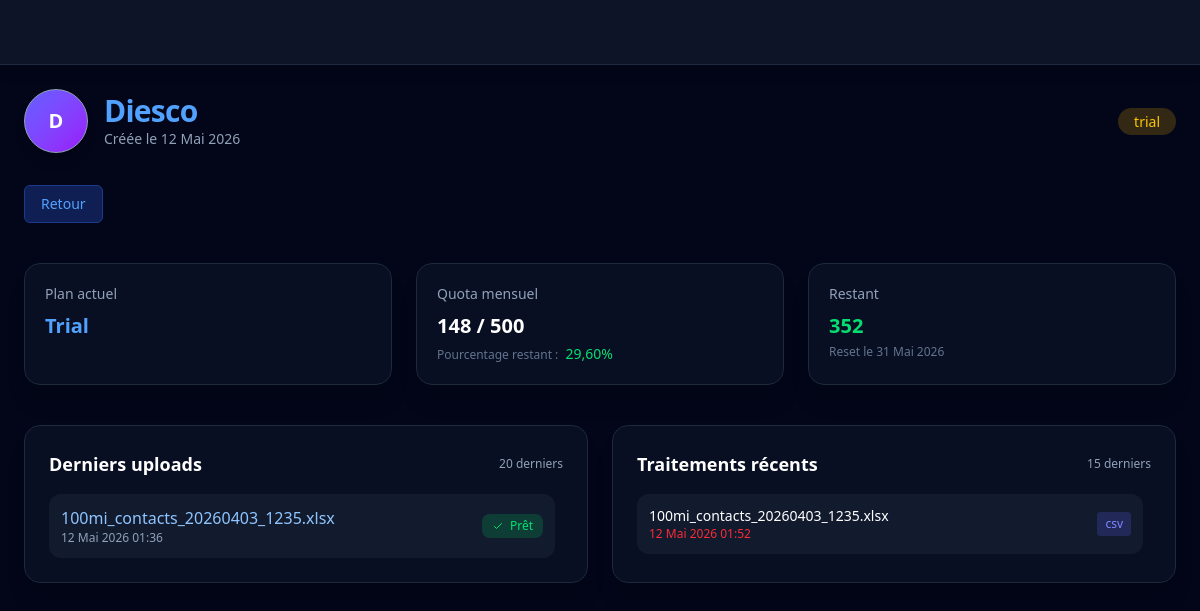
The page /dashboard/admin/company/5/ (signed in) on the database as committed earlier.
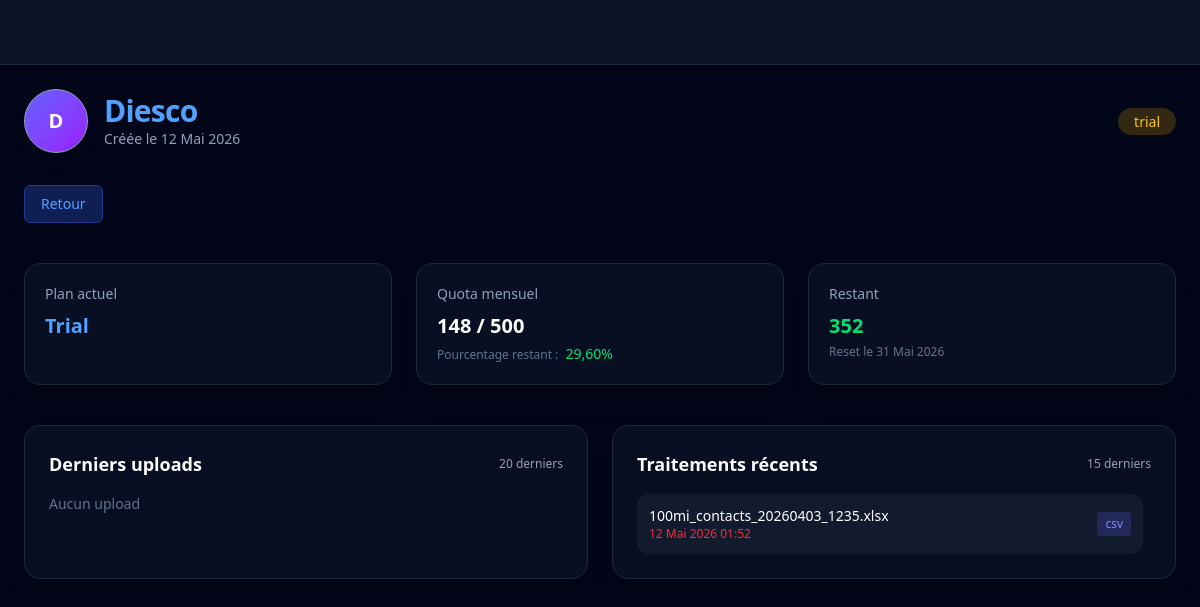
The same page on the database as committed later.
### apps/companies/models.py (models this page shows, shortened)
class UploadedFile(models.Model):
    STATUS_CHOICES = [
        ('pending', 'Attente'),
        ('processing', 'Traitement'),
        ('cleaning', 'Nettoyage'),
        ('filtering', 'Application'),
        ('ready', 'Prêt'),
        ('failed', 'Échec'),
        ('expired', 'Expiré'),
    ]
    company = models.ForeignKey(
        Company,
        on_delete=models.CASCADE,
        related_name='uploads'
    )
    file = models.FileField('Fichier', upload_to=company_upload_path)
    original_name = models.CharField('Nom original', max_length=255)
    status = models.CharField(
        'Statut',
        max_length=20,
        choices=STATUS_CHOICES,
        default='pending'
    )
    progress = models.IntegerField('Progression %', default=0)
    columns_detected = models.JSONField('Colonnes détectées', default=list)
    column_mapping = models.JSONField('Mapping colonnes', default=dict)
    filters_config = models.JSONField('Config filtres', default=dict)
    scoring_config = models.JSONField('Config scoring', default=dict)
    result_file = models.FileField(
        'Fichier résultat',
        upload_to=company_result_path,
        null=True,
        blank=True
    )
    rows_original = models.IntegerField('Lignes originales', default=0)
    rows_after_filter = models.IntegerField('Lignes après filtre', default=0)
    rows_valid_phones = models.IntegerField('Numéros valides', default=0)
    created_at = models.DateTimeField(auto_now_add=True)
    expires_at = models.DateTimeField()
    celery_task_id = models.CharField(max_length=255, null=True, blank=True)
    error_message = models.TextField('Message d\'erreur', blank=True)
    class Meta:
        verbose_name = 'Fichier uploadé'
        verbose_name_plural = 'Fichiers uploadés'

class ProcessingHistory(models.Model):
    company = models.ForeignKey(
        Company,
        on_delete=models.CASCADE,
        related_name='processings'
    )
    original_filename = models.CharField('Fichier original', max_length=255)
    rows_original = models.IntegerField('Lignes originales', default=0)
    rows_after_filter = models.IntegerField('Lignes après filtre', default=0)
    rows_valid_phones = models.IntegerField('Numéros valides', default=0)
    filters_applied = models.JSONField('Filtres appliqués', default=dict)
    created_at = models.DateTimeField(auto_now_add=True)
    expires_at = models.DateTimeField()
    export_file = models.FileField(
        'Fichier export',
        upload_to=company_export_path,
        null=True,
        blank=True
    )
    export_format = models.CharField('Format export', max_length=10, null=True, blank=True)
    upload = models.OneToOneField(
        UploadedFile,
        on_delete=models.CASCADE,
        related_name='processing_history',
        null=True,
        blank=True
    )
    class Meta:
        verbose_name = 'Historique traitement'
        verbose_name_plural = 'Historiques traitements'

### apps/dashboard/views.py (the view)
# urls.py: path('admin/company/<int:company_id>/', views.company_detail, name='company_detail'),
@login_required
@admin_required
def company_detail(request, company_id):
    company = get_object_or_404(Company, pk=company_id)
    uploads = company.uploads.select_related().order_by('-created_at')[:20]
    processings = company.processings.select_related().order_by('-created_at')[:15]
    pourcent_quota_left = min(100, (company.contacts_used_this_month / company.monthly_quota * 100) if company.monthly_quota else 0)
    context = {
        'company': company,
        'uploads': uploads,
        'processings': processings,
        'pourcent_quota_left': pourcent_quota_left,
    }
    return render(request, 'dashboard/company_detail.html', context)

### apps/companies/models.py (called while the page is built)
    @property
    def quota_remaining(self):
        return max(0, self.monthly_quota - self.contacts_used_this_month)

### templates/dashboard/company_detail.html (shortened to what the changed rows need)
{% extends "base.html" %}
{% block content %}
<div class="min-h-screen bg-slate-950 text-white p-6">
    <div class="flex flex-col md:flex-row md:items-center md:justify-between mb-8 gap-4">
        <div class="flex items-center gap-4">
            <div>
                <h1 class="text-2xl md:text-3xl text-blue-400 font-bold tracking-tight">{{ company.name }}</h1>
            </div>
        </div>
    </div>
    <div class="grid grid-cols-1 md:grid-cols-3 gap-6 mb-10">
        <div class="bg-slate-900/60 backdrop-blur-xl p-5 rounded-2xl border border-slate-800 shadow-xl">
            <h2 class="text-xl text-blue-400 font-semibold mt-2">
                {{ company.current_plan.name|default:"Aucun plan" }}
            </h2>
        </div>
        <div class="bg-slate-900/60 backdrop-blur-xl p-5 rounded-2xl border border-slate-800 shadow-xl">
            <h2 class="text-xl font-semibold mt-2">
                {{ company.contacts_used_this_month }} / {{ company.monthly_quota }}
            </h2>
        </div>
        <div class="bg-slate-900/60 backdrop-blur-xl p-5 rounded-2xl border border-slate-800 shadow-xl">
            <h2 class="text-xl font-semibold mt-2 text-green-400">
                {{ company.quota_remaining }}
            </h2>
        </div>
    </div>
    <div class="grid grid-cols-1 lg:grid-cols-2 gap-6">
        <div class="bg-slate-900/60 backdrop-blur-xl p-6 rounded-2xl border border-slate-800 shadow-xl">
            <div class="space-y-3 max-h-[400px] overflow-y-auto pr-2">
                {% for upload in uploads %}
                    <div class="p-3 rounded-xl bg-slate-800/50 hover:bg-slate-800 transition flex justify-between items-center">
                        <div>
                            <p class="text-md text-blue-300  font-medium">{{ upload.original_name|default:"Fichier" }}</p>
                            <p class="text-xs text-slate-400">
                                {{ upload.created_at|date:"d M Y H:i" }}
                            </p>
                        </div>
                        <span class="inline-flex items-center gap-1.5 text-xs px-2.5 py-1 rounded-lg font-medium
    {% if upload.status == 'pending' %}bg-blue-500/20 text-blue-400
    {% elif upload.status == 'processing' %}bg-purple-500/20 text-purple-400 animate-pulse
    {% elif upload.status == 'cleaning' %}bg-cyan-500/20 text-cyan-400 animate-pulse
    {% elif upload.status == 'filtering' %}bg-indigo-500/20 text-indigo-400 animate-pulse
    {% elif upload.status == 'ready' %}bg-green-500/20 text-green-400
    {% elif upload.status == 'failed' %}bg-red-500/20 text-red-400
    {% elif upload.status == 'expired' %}bg-gray-500/20 text-gray-400
    {% else %}bg-yellow-500/20 text-yellow-400{% endif %}">
    {% if upload.status == 'pending' %}
        <svg class="w-3 h-3" fill="none" stroke="currentColor" viewBox="0 0 24 24">
            <path stroke-linecap="round" stroke-linejoin="round" stroke-width="2" d="M12 8v4l3 3m6-3a9 9 0 11-18 0 9 9 0 0118 0z"></path>
        </svg>
    {% elif upload.status == 'processing' or upload.status == 'cleaning' or upload.status == 'filtering' %}
        <svg class="w-3 h-3 animate-spin" fill="none" stroke="currentColor" viewBox="0 0 24 24">
            <path stroke-linecap="round" stroke-linejoin="round" stroke-width="2" d="M4 4v5h.582m15.356 2A8.001 8.001 0 004.582 9m0 0H9m11 11v-5h-.581m0 0a8.003 8.003 0 01-15.357-2m15.357 2H15"></path>
        </svg>
    {% elif upload.status == 'ready' %}
        <svg class="w-3 h-3" fill="none" stroke="currentColor" viewBox="0 0 24 24">
            <path stroke-linecap="round" stroke-linejoin="round" stroke-width="2" d="M5 13l4 4L19 7"></path>
        </svg>
    {% elif upload.status == 'failed' %}
        <svg class="w-3 h-3" fill="none" stroke="currentColor" viewBox="0 0 24 24">
            <path stroke-linecap="round" stroke-linejoin="round" stroke-width="2" d="M6 18L18 6M6 6l12 12"></path>
        </svg>
    {% elif upload.status == 'expired' %}
        <svg class="w-3 h-3" fill="none" stroke="currentColor" viewBox="0 0 24 24">
            <path stroke-linecap="round" stroke-linejoin="round" stroke-width="2" d="M12 8v4l3 3m6-3a9 9 0 11-18 0 9 9 0 0118 0z"></path>
        </svg>
    {% else %}
        <svg class="w-3 h-3" fill="none" stroke="currentColor" viewBox="0 0 24 24">
            <path stroke-linecap="round" stroke-linejoin="round" stroke-width="2" d="M13 16h-1v-4h-1m1-4h.01M21 12a9 9 0 11-18 0 9 9 0 0118 0z"></path>
        </svg>
    {% endif %}
    {{ upload.get_status_display }}
</span>
                    </div>
                {% empty %}
                    <p class="text-slate-500 text-sm">Aucun upload</p>
                {% endfor %}
            </div>
        </div>
        <div class="bg-slate-900/60 backdrop-blur-xl p-6 rounded-2xl border border-slate-800 shadow-xl">
            <div class="space-y-3 max-h-[400px] overflow-y-auto pr-2">
                {% for process in processings %}
                    <div class="p-3 rounded-xl bg-slate-800/50 hover:bg-slate-800 transition flex justify-between items-center">
                        <div>
                            <p class="text-sm font-medium">
                                {{ process.original_filename|default:"Traitement" }}
                            </p>
                            <p class="text-xs text-slate-400">
                             <span class="text-red-500">{{ process.expires_at|date:"d M Y H:i" }}</span>
                            </p>
                        </div>
                        <span class="
                            text-xs px-2 py-1 rounded
                            {% if process.export_format == 'csv' %} bg-indigo-500/20 text-indigo-400
                            {% elif process.export_format == 'xlsx' %} bg-emerald-500/20 text-emerald-400
                            {% else %} bg-yellow-500/20 text-yellow-400 {% endif %}
                        ">
                            {{ process.export_format }}
                        </span>
                    </div>
                {% empty %}
                    <p class="text-slate-500 text-sm">Aucun traitement</p>
                {% endfor %}
            </div>
        </div>
    </div>
</div>
{% endblock %}

Rows that differ between the two databases and show on the page:
removed UploadedFile: original_name "100mi_contacts_20260403_1235.xlsx", created_at "12 Mai 2026 01:36", status "Prêt"
Other text that changed with them:
text now shown: "Aucun upload"
